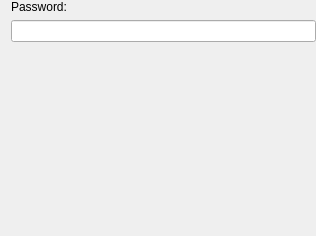
<?xml version="1.0" encoding="UTF-8"?>
<ui version="4.0">
 <class>VAccountSettings</class>
 <widget class="QWidget" name="VAccountSettings">
  <property name="geometry">
   <rect>
    <x>0</x>
    <y>0</y>
    <width>316</width>
    <height>236</height>
   </rect>
  </property>
  <property name="windowTitle">
   <string>Account settings</string>
  </property>
  <layout class="QGridLayout" name="gridLayout">
   <property name="topMargin">
    <number>0</number>
   </property>
   <property name="rightMargin">
    <number>0</number>
   </property>
   <property name="bottomMargin">
    <number>0</number>
   </property>
   <item row="2" column="0">
    <spacer name="verticalSpacer">
     <property name="orientation">
      <enum>Qt::Vertical</enum>
     </property>
     <property name="sizeHint" stdset="0">
      <size>
       <width>20</width>
       <height>40</height>
      </size>
     </property>
    </spacer>
   </item>
   <item row="1" column="0">
    <widget class="QLineEdit" name="passwdEdit">
     <property name="echoMode">
      <enum>QLineEdit::Password</enum>
     </property>
    </widget>
   </item>
   <item row="0" column="0">
    <widget class="QLabel" name="label">
     <property name="text">
      <string>Password:</string>
     </property>
    </widget>
   </item>
  </layout>
 </widget>
 <resources/>
 <connections/>
</ui>
